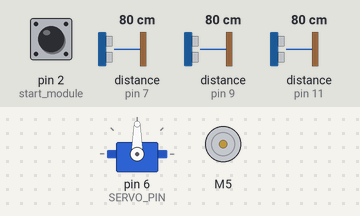
Simulated run of this sketch. Board: Arduino Uno, built with avr-gcc and run on an emulated ATmega328P. Parts: servo, DC motor (green arrow = forward, orange = backward, longer = faster). Inputs (shaded band) come from the test bench; at power-on: pin 2 (start_module) LOW, distance to the obstacle (sensors on pin 7, pin 9, pin 11) 80 cm. The echo pulse lasts 58.3 µs per cm.

Above: at 1.2 s.
1.3 s: pin 2 (start_module) pulled HIGH for 0.15 s
At 1.38 s:
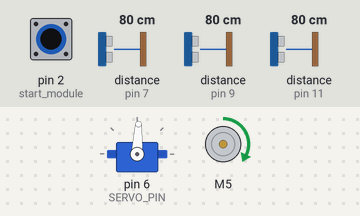
2.9 s: pin 2 (start_module) pulled HIGH for 3.2 s
At 7.4 s:
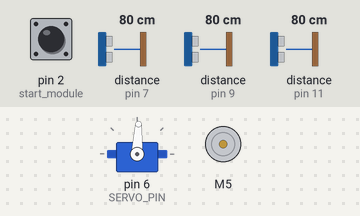
Timing chart, 0 to 8.9 s (numbered marks = the images above; inputs shaded):
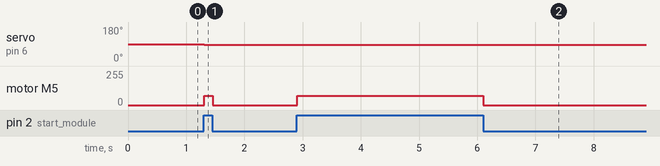

Measured:
- after the input at 1.3 s, servo on pin 6 (SERVO_PIN): 90° → 87° at once; motor M5: stopped → forward 70/255 at once, → stopped 0.14 s later
- after the input at 2.9 s, motor M5: stopped → forward 70/255 at once, → stopped 3.2 s later

The sketch:

Bil_kod_Final.ino
```cpp
#include <Arduino.h>
#include <stdio.h>
#include <Servo.h>    // Bibliotek för servo
#include <NewPing.h>  // Bibliotek för ultraljudssensorer

// Start modul
#define start_module 2            // Start modul PIN
bool start_module_state = false;  // Avläst tillstånd

// Servo
Servo myservo;
#define SERVO_PIN 6             // Servo PIN
const uint8_t SERVO_CENTER = 87;// Center pos
const uint8_t SERVO_MIN = 15;   // Ytterläge vänster
const uint8_t SERVO_MAX = 165;  // Ytterläge höger
unsigned long servo_result;     // Skillnad i avstånd från V & H sensor
int16_t servo_steer;            // Styrvariabel till servo (0 - 180 grader)
const float STEER_CONST = 2.0;  // Proportionell styrning konstant

// Motorstyrkort Cytron MD13S
#include "CytronMotorDriver.h"
#define MOTOR_PWM 5 // Motor PWM PIN
#define MOTOR_DIR 4 // Motor DIR PIN
CytronMD motor(PWM_DIR, MOTOR_PWM, MOTOR_DIR);
int16_t MOTOR_SPEED = 70;

// Ultraljudssensorer pins
#define trigPin_L 10
#define echoPin_L 9
#define trigPin_R 12
#define echoPin_R 11
#define trigPin_F 8
#define echoPin_F 7

// Maximalt avstånd för ultraljudssensorer (cm)
uint16_t side_maxdist = 55;
uint16_t front_maxdist = 10;

// Ultraljudssensorer avläst avstånd (cm)
unsigned long distance_L;
unsigned long distance_R;
unsigned long distance_F;

// Initiering av ultraljudssensorer
NewPing sonar_L(trigPin_L, echoPin_L, side_maxdist);
NewPing sonar_R(trigPin_R, echoPin_R, side_maxdist);
NewPing sonar_F(trigPin_F, echoPin_F, front_maxdist);

void setup() {
    myservo.attach(SERVO_PIN);
    pinMode(start_module, INPUT);
    digitalWrite(start_module, LOW);
}

void loop() {

    // Läs av startmodul
    start_module_state = digitalRead(start_module);

    // Startmodul ger startsignal
    if(start_module_state == HIGH){
        motor.setSpeed(MOTOR_SPEED); // Startar motorn

        // VÄNSTER SENSOR
        distance_L = sonar_L.ping_cm();

        if(distance_L == 0){ // = 0 om avstånd > side_maxdist
            distance_L = side_maxdist;
        }

        // Proportionell styrning
        servo_result = distance_L - distance_R;
        servo_steer = servo_result * STEER_CONST + SERVO_CENTER;

        // Kontrollerar att servon inte svänger för mycket
        if(servo_steer > SERVO_MAX){
            servo_steer = SERVO_MAX;
        }
        else if(servo_steer < SERVO_MIN){
            servo_steer = SERVO_MIN;
        }

        // Om vänster sensor upptäcker ett objekt närmare än höger sensor
        if(distance_L < distance_R){
            myservo.write(servo_steer);
        }
        else{ // Kör rakt
            myservo.write(SERVO_CENTER); // Mittenposition
        }

        // HÖGER SENSOR
        distance_R = sonar_R.ping_cm();

        if(distance_R == 0){ // = 0 om avstånd > side_maxdist
            distance_R = side_maxdist;
        }

        //Proportionell styrning
        servo_result = distance_L - distance_R;
        servo_steer = servo_result * STEER_CONST + SERVO_CENTER;

        // Kontrollerar att servon inte svänger för mycket
        if(servo_steer > SERVO_MAX){
            servo_steer = SERVO_MAX;
        }
        else if(servo_steer < SERVO_MIN){
            servo_steer = SERVO_MIN;
        }

        // Om höger sensor upptäcker ett närmare objekt än vänster sensor
        if(distance_R < distance_L){
            myservo.write(servo_steer);
        }
        else { // Kör rakt
            myservo.write(SERVO_CENTER); // Mittenposition
        }

        // FRONT SENSOR
        distance_F = sonar_F.ping_cm();

        if(distance_F == 0){ // = 0 om avstånd > front_maxdist
            distance_F = front_maxdist;
        }

        // Objekt nära front sensor
        if(distance_F < front_maxdist){
            motor.setSpeed(0);  // Stanna
            delay(1000);
            distance_F = sonar_F.ping_cm(); // Läs av sensor igen

            if(distance_F == 0){
                distance_F = front_maxdist;
            }

            if(distance_F < front_maxdist){   // Objekt fortfarande nära
                motor.setSpeed(-30);  // Backa
                delay(1000);
                motor.setSpeed(0);    // Stanna
                delay(500);
            }
        }
    }
    else{ // Ingen startsignal från startmodul
        motor.setSpeed(0);  // Stanna
    }
}
```
